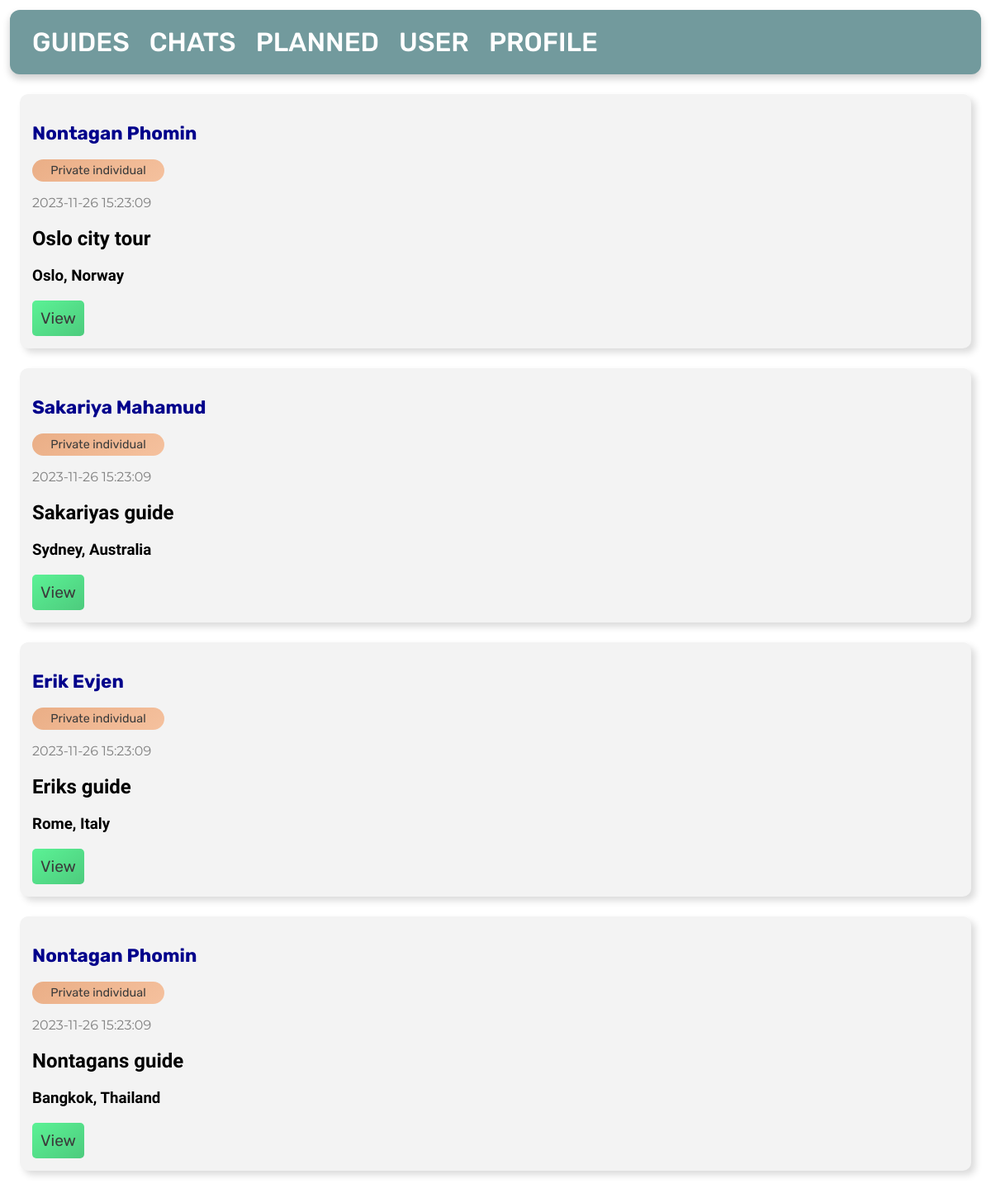
Before: / with the older database file.
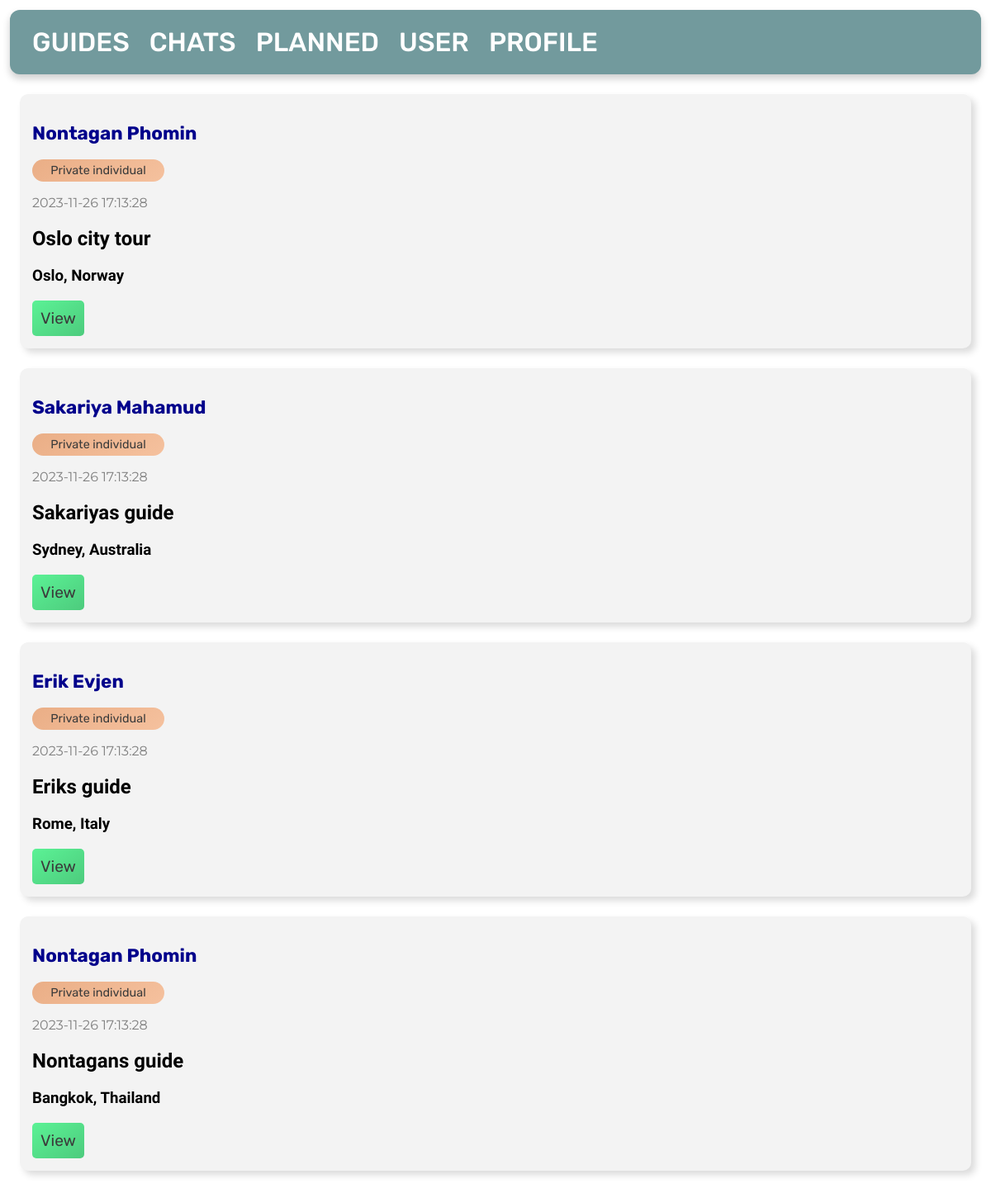
After: the same page with the newer database file.
### tables this page shows
CREATE TABLE posts
(
    id       INTEGER PRIMARY KEY AUTOINCREMENT,
    byUser   INTEGER,
    created  TIMESTAMP NOT NULL DEFAULT CURRENT_TIMESTAMP,
    title    TEXT      NOT NULL,
    content  TEXT      NOT NULL,
    country  TEXT      NOT NULL,
    city     TEXT      NOT NULL,
    language TEXT,
    price    INTEGER   NOT NULL,
    type     TEXT,
    FOREIGN KEY (byUser) REFERENCES user (id)
);

CREATE TABLE user
(
    id        INTEGER PRIMARY KEY AUTOINCREMENT,
    firstname TEXT NOT NULL,
    lastname  TEXT NOT NULL,
    age       INTEGER,
    country   TEXT
);

### app.py (the view)
@app.route('/')
def index():
    global user_id
    db = get_db_connection()
    posts = db.execute('SELECT * FROM posts, user WHERE NOT byUser = ? AND user.id = byUser ORDER BY posts.id DESC',
                       (user_id,)).fetchall()
    db.close()
    return render_template('index.html', posts=posts)

### app.py (called while the page is built)
def get_db_connection():
    db = sqlite3.connect('database.db')
    db.row_factory = sqlite3.Row
    return db

### templates/index.html
{% extends 'base.html' %}
{% block content %}
    {% for post in posts %}
        <div class='post'>
            <h3>
                <a id="profile"
                   href="{{ url_for('viewProfile', id=post['id'], u=post['byUser']) }}">{{ post['firstname'] }} {{ post['lastname'] }}</a>
            </h3>
            <p id="type">{{ post['type'] }}</p>
            <p id="date">{{ post['created'] }}</p>
            <h2>{{ post['title'] }}</h2>
            <h3>{{ post['city'] }}, {{ post['country'] }}</h3>
            <a href="{{ url_for('view', id=post['id']) }}">View</a>
        </div>
    {% endfor %}
{% endblock %}

### templates/base.html (shortened to what this page needs)
<!DOCTYPE html>
<html lang="en">
<head>
</head>
<body>
<ul class="nav-links">
    <li><a href="{{ url_for('index') }}">GUIDES</a></li>
    <li><a href="{{ url_for('chat') }}">CHATS</a></li>
    <li><a href="{{ url_for('planned') }}">PLANNED</a></li>
    <li><a href="{{ url_for('user') }}">USER</a></li>
    <li><a href="{{ url_for('profile') }}">PROFILE</a></li>
</ul>
<div class="content">
    {% block content %} {% endblock %}
</div>
</body>
</html>

### templates/base.html (style rules this page uses)
.post { padding: 15px; margin: 2vw; background-color: #f3f3f3; border-radius: 10px; box-shadow: 5px 5px 9px #dbdbdb, -5px -5px 9px #ffffff; }
body { margin: 0; padding-bottom: 7rem; }
h1, h2, h3 { font-family: 'Lexend', sans-serif; }
p { font-family: 'Montserrat', sans-serif; }
a { font-family: 'Rubik', sans-serif; text-decoration: none; }
body .post a { font-family: 'Rubik', sans-serif; font-size: 1.2em; display: inline-block; border-radius: 5px; padding: 10px; color: #3b3b3b; background: linear-gradient(145deg, #5bf295, #4dcb7d); outline: none; border: none; transition: 300ms; }
#profile { font-family: 'Rubik', sans-serif; font-size: 1.2em; display: inline-block; border-radius: 0; padding: 0; background: transparent; color: darkblue; outline: none; border: none; }
#date { color: grey; }
.nav-links { display: flex; flex-wrap: wrap; align-items: center; margin: 1vw; background-color: #729a9d; padding: 20px 15px; border-radius: 12px; box-shadow: 0 5px 10px rgba(0, 0, 0, 0.2); }
.nav-links li { list-style: none; margin: 0 12px; }
.nav-links li a { position: relative; color: #ffffff; font-size: 2rem; font-weight: 500; padding: 6px 0; text-decoration: none; transition: 300ms; }
#type { font-family: 'Rubik', sans-serif; font-size: 0.9rem; width: 150px; padding: 5px; text-align: center; border-radius: 20px; outline: none; color: #3b3b3b; border: none; background: linear-gradient(145deg, #eaae86, #f5c19e); box-shadow: none; }

Changed rows visible on the page:
changed posts "Oslo city tour": created "2023-11-26 15:23:09" → "2023-11-26 17:13:28"
changed posts "Sakariyas guide": created "2023-11-26 15:23:09" → "2023-11-26 17:13:28"
changed posts "Eriks guide": created "2023-11-26 15:23:09" → "2023-11-26 17:13:28"
changed posts "Nontagans guide": created "2023-11-26 15:23:09" → "2023-11-26 17:13:28"
